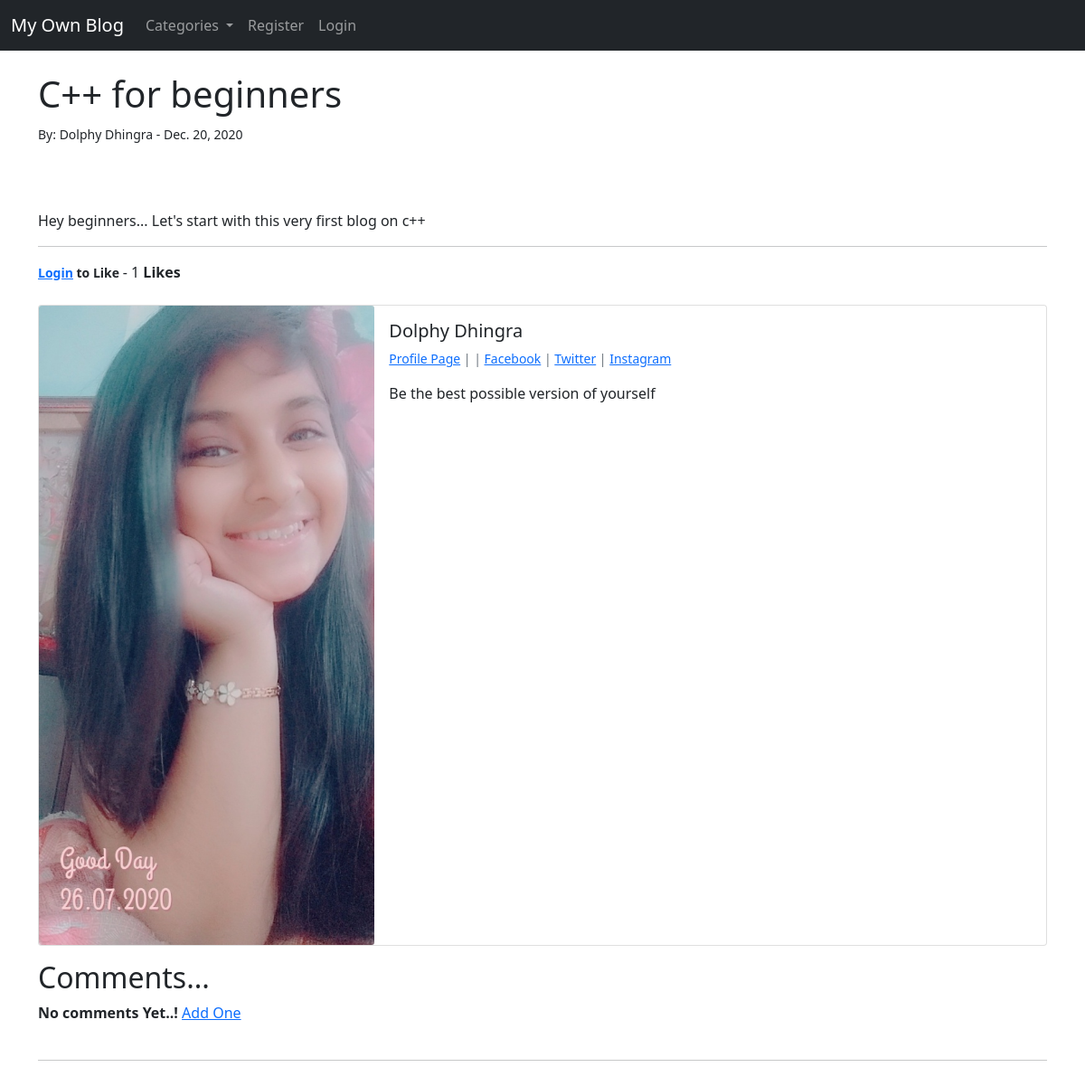
The app's page /article/2 with its own data.
### blog/models.py (models this page shows, shortened)
class Post(models.Model):
    title=models.CharField(max_length=255)
    header_image=models.ImageField(null=True, blank=True, upload_to="images/")
    title_tag=models.CharField(max_length=255)
    author=models.ForeignKey(User,on_delete=models.CASCADE)
    body=RichTextField(blank=True, null=True)
    post_date=models.DateField(auto_now_add=True)
    category=models.CharField(max_length=255,default='coding')
    snippet=models.CharField(max_length=255)
    likes=models.ManyToManyField(User, related_name='blog_posts')
    def total_likes(self):
        return self.likes.count()

class Profile(models.Model):
    user=models.OneToOneField(User,null=True,on_delete=models.CASCADE)
    bio=models.TextField()
    profile_pic=models.ImageField(null=True,blank=True,upload_to="images/profile")
    website_url=models.CharField(max_length=255,null=True,blank=True)
    facebook_url=models.CharField(max_length=255,null=True,blank=True)
    twitter_url=models.CharField(max_length=255,null=True,blank=True)
    instagram_url=models.CharField(max_length=255,null=True,blank=True)
    pinterest_url=models.CharField(max_length=255,null=True,blank=True)

### blog/views.py (the view)
# urls.py: path('article/<int:pk>',ArticleDetailVieW.as_view(),name='article_detail'),
class ArticleDetailVieW(DetailView):
    model=Post
    template_name='article_detail.html'
    def get_context_data(self,*args,**kwargs):
        cat_menu=Category.objects.all()
        context=super(ArticleDetailVieW,self).get_context_data(*args,**kwargs)
        stuff=get_object_or_404(Post,id=self.kwargs['pk'])
        total_likes=stuff.total_likes()
        liked=False
        if stuff.likes.filter(id=self.request.user.id).exists():
            liked=True
        context["cat_menu"]=cat_menu
        context["total_likes"]=total_likes
        context["liked"]=liked
        return context

### blog/models.py (called while the page is built)
    def __str__(self):
        return self.name

### blog/templates/article_detail.html (shortened to what this page needs)
{% extends 'base.html' %}
{% load static %}
{% block content %}
<h1>{{ post.title }} </h1>
<small>By:
       {{ post.author.first_name }} {{ post.author.last_name }} -
       {{ post.post_date }}
</small>
<br>
<br>
<br><br>
{{ post.body|safe }}
<br><form action="{% url 'like_post' post.pk %}" method="POST">
       <hr>
       {% if user.is_authenticated %}
          {% if liked %}
              <button type="submit" name="post_id" value="{{ post.id }}" class="btn btn-danger btn-sm">Unlike</button>
          {% else %}
              <button type="submit" name="post_id" value="{{ post.id }}" class="btn btn-primary btn-sm">Like</button>
          {% endif %}
       {% else %}
         <small>
           <a  href="{% url 'login' %}"><strong>Login</a> to Like</strong>
          </small>
       {% endif %}
             - {{ total_likes }} <strong>Likes</strong>
     </form>
     <br>
     <div class="card mb-3">
      <div class="row g-0">
        <div class="col-md-4">
          {% if post.author.profile.profile_pic %}
          <img src="{{ post.author.profile.profile_pic.url }}" class="card-img">
          {% else %}
          <img src="{% static 'blog/images/default_profile.png' %}" class="card-img">
          {% endif %}
         </div>
        <div class="col-md-8">
          <div class="card-body">
            <h5 class="card-title">
               {{ post.author.first_name }}
               {{ post.author.last_name }}
            </h5>
            <p class="small text-muted">
               <a href="{% url 'show_profile_page' post.author.profile.id %}">Profile Page</a> |
               {% if post.author.profile.facebook_url %}
               | <a href="{{ post.author.profile.facebook_url }}">Facebook</a>
               {% endif %}
               {% if post.author.profile.twitter_url %}
               | <a href="{{ post.author.profile.twitter_url }}">Twitter</a>
               {% endif %}
               {% if post.author.profile.instagram_url %}
               | <a href="{{ post.author.profile.instagram_url }}">Instagram</a>
               {% endif %}
            </p>
            <p class="card-text">
               {{ post.author.profile.bio }}
            </p>
          </div>
        </div>
      </div>
    </div>
    <h2>Comments...</h2>
     {% if not post.comments.all %}
        <strong>No comments Yet..! </strong>
        <a href="{% url 'add_comment' post.pk %}">Add One</a>
        <br><br>
        <hr> <br>
      {% endif %}
{% endblock %}

### records on screen
Post: title "C++ for beginners", author.first_name "Dolphy", author.last_name "Dhingra", post_date "Dec. 20, 2020", body "Hey beginners... Let's start with this very first blog on c++", author.profile.profile_pic (picture), author.profile.bio "Be the best possible version of yourself"

### other values on screen
{{ total_likes }} "1"
